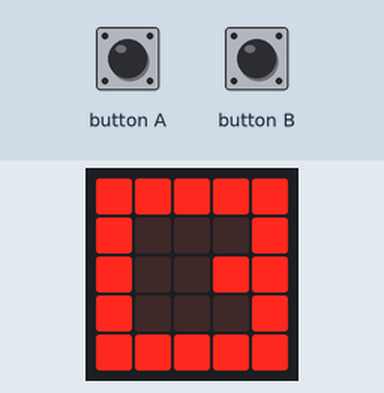
The program below on a simulated BBC micro:bit (MakeCode). Parts: the board's 5×5 LED display. The inputs (shaded band) are chosen by the test bench.

Above: at 1.6 s.
1.7 s: button A pressed 5 times (0.12 s each, 0.3 s apart)
At 3.2 s:
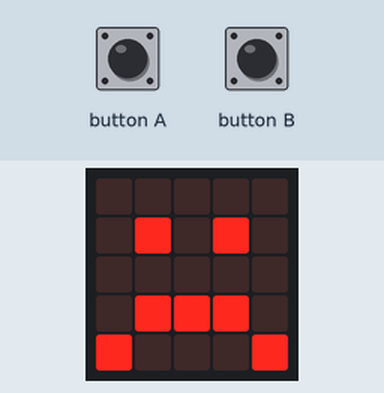
Timing chart, 0 to 4.7 s (numbered marks = the images above; inputs shaded):
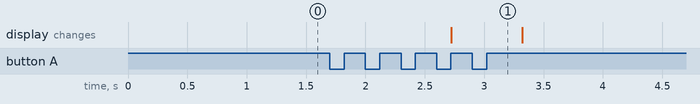

The program:

main.ts
```typescript
input.onButtonPressed(Button.A, function () {
    Combinacion = "" + Combinacion + "A"
    Digitos += 1
})
input.onButtonPressed(Button.B, function () {
    Combinacion = "" + Combinacion + "B"
    Digitos += 1
})
let Combinacion = ""
Combinacion = ""
let Digitos = 0
basic.showLeds(`
    # # # # #
    # . . . #
    # . . # #
    # . . . #
    # # # # #
    `)
basic.forever(function () {
    if (Combinacion == "AABA") {
        basic.showIcon(IconNames.Target)
    } else {
        if (Digitos == 4) {
            basic.showIcon(IconNames.Sad)
            Combinacion = ""
            Digitos = 0
            basic.showLeds(`
                # # # # #
                # . . . #
                # . . # #
                # . . . #
                # # # # #
                `)
        }
    }
})
```

test.ts
```typescript
// aquí va el archivo "tests"; esto no se compilará cuando este paquete se utilice como una extensión.
```

Measured:
- after the input at 1.7 s, the display: changes after 1.0 s (image 1)
